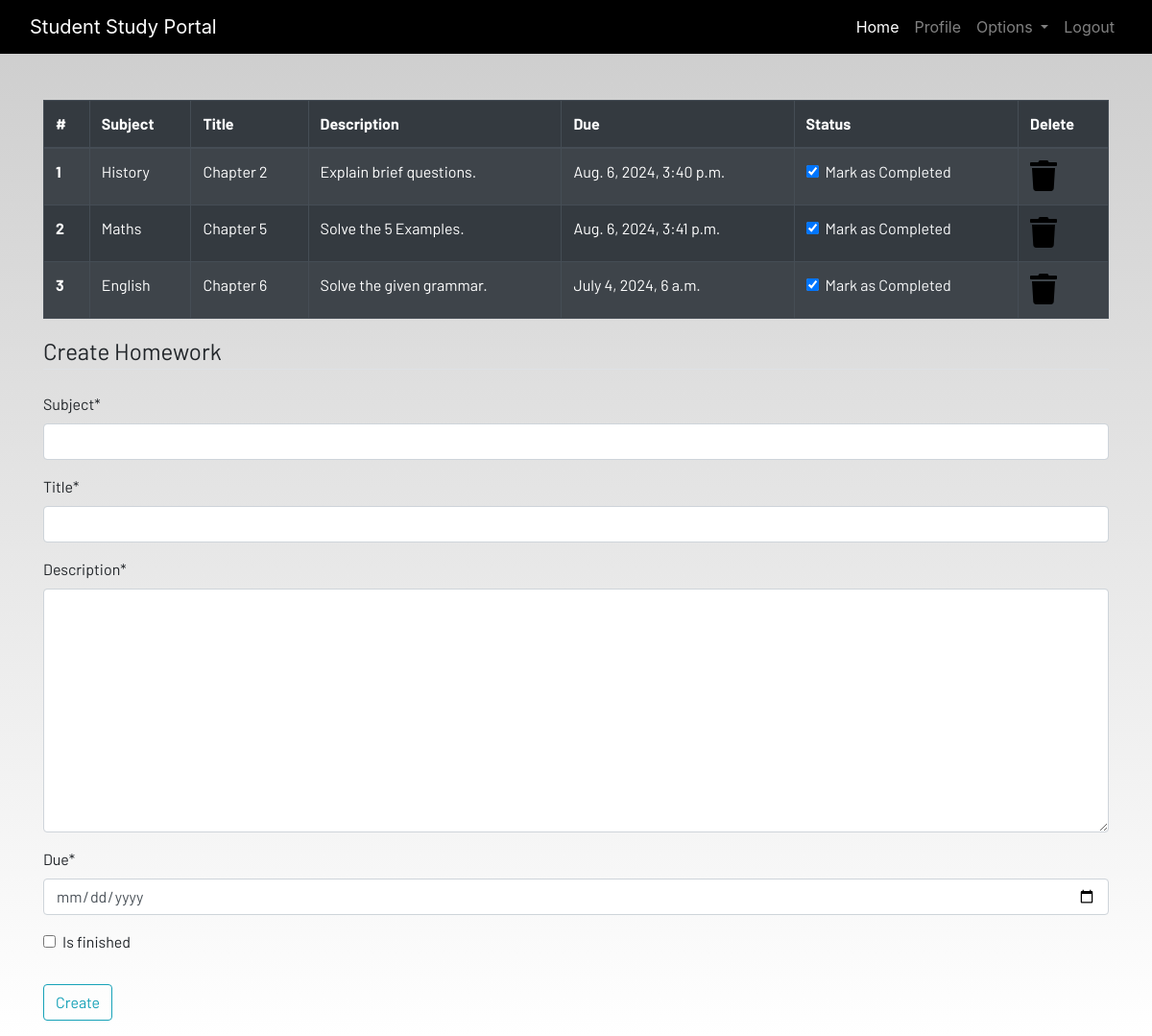
The page /homework (signed in) on the database its author committed.
### dashboard/models.py (models this page shows, shortened)
class Homework(models.Model):
    user = models.ForeignKey(User,on_delete=models.CASCADE)
    subject = models.CharField(max_length=50)
    title = models.CharField(max_length=100)
    description = models.TextField()
    due = models.DateTimeField()
    is_finished = models.BooleanField(default=False)

### dashboard/views.py (the view)
# urls.py: path('homework',views.homework,name="homework"),
@login_required
def homework(request):
    if request.method == "POST":
        form = HomeworkForm(request.POST)
        if form.is_valid():
            try:
                finished = request.POST['is_finished']
                if finished == "on":
                    finished = True
                else:
                    finished = False
            except:
                finished = False
            homeworks = Homework(
                user = request.user,
                subject = request.POST['subject'],
                title = request.POST['title'],
                description = request.POST['description'],
                due = request.POST['due'],
                is_finished = finished
            )
            homeworks.save()
            messages.success(request,f'Homework Added from {request.user.username}!!')
    else:
        form = HomeworkForm()
    homework = Homework.objects.filter(user=request.user)
    if len(homework) == 0:
        homework_done = True
    else:
        homework_done = False
    context = {'homeworks':homework,
               'homeworks_done':homework_done,
               'form':form,
    }
    return render(request, 'dashboard/homework.html',context)

### dashboard/forms.py
class HomeworkForm(forms.ModelForm):
    class Meta:
        model = Homework
        widgets = {'due':DateInput()}
        fields = ['subject', 'title', 'description', 'due', 'is_finished']

### dashboard/templates/dashboard/homework.html (shortened to what this page needs)
{% extends 'dashboard/base.html' %}
{% load static %}
{% load crispy_forms_tags %}
{% block content %}
<div class="container">
    {% if not homework_done %}
    <table class="table table-striped table-bordered table-hover table-dark">
        <thead>
            <tr>
                <th scope="col">#</th>
                <th scope="col">Subject</th>
                <th scope="col">Title</th>
                <th scope="col">Description</th>
                <th scope="col">Due</th>
                <th scope="col">Status</th>
                <th scope="col">Delete</th>
            </tr>
        </thead>
        <tbody>
            {% for homework in homeworks %}
            <tr>
                <th scope="row">{{forloop.counter}}</th>
                <td>{{homework.subject}}</td>
                <td>{{homework.title}}</td>
                <td>{{homework.description}}</td>
                <td>{{homework.due}}</td>
                <td>
                    <a href="{% url 'update-homework' homework.id %}">
                        <div class="form-check">
                            {% if homework.is_finished == True %}
                            <input class="form-check-input" type="checkbox" value="" checked>
                            {% else %}
                            <input class="form-check-input" type="checkbox" value="">
                            {% endif %}
                            <label class="form-check-label text-light" for="flexCheckDefault">
                                Mark as Completed
                            </label>
                        </div>
                    </a>
                </td>
                <td><a href="{% url 'delete-homework' homework.id %}"><i class="fa fa-trash fa-2x"></i></a></td>
            </tr>
            {% endfor %}
        </tbody>
    </table>
    {% else %}
    <h4>All homeworks are completed!! Create to have more!!</h4>
{% endif %}
</div>
<div class=" container">
    <form method="POST">
        <fieldset class="form-group">
            <legend class="border-bottom mb-4">Create Homework</legend>
            {{form|crispy}}
        </fieldset>
        <div class="form-group">
            <button href="" class="btn btn-outline-info" type="submit">
                Create
            </button>
        </div>
    </form>
</div>
{% endblock content %}

### dashboard/templates/dashboard/base.html (shortened to what this page needs)
<!DOCTYPE html>
{% load static %}
<html lang="en">
<head>
  <link rel="stylesheet" href="https://stackpath.bootstrapcdn.com/bootstrap/4.3.1/css/bootstrap.min.css"
 />
  <link rel="stylesheet" href="https://use.fontawesome.com/releases/v5.7.2/css/all.css"
 />
  <link rel="stylesheet" href="{% static 'css/main.css' %}" />
</head>
<body>
  <header>
    <nav class="navbar navbar-expand-lg navbar-dark bg-dark">
      <div class="container-fluid">
        <a class="navbar-brand" href="{% url 'home' %}">Student Study Portal</a>
        <div class="collapse navbar-collapse justify-content-end" id="navbarSupportedContent">
          <ul class="navbar-nav mb-2 mb-lg-0">
            <li class="nav-item">
              <a class="nav-link active" aria-current="page" href="{% url 'home' %}">Home</a>
            </li>
            {% if user.is_authenticated %}
            <li class="nav-item">
              <a class="nav-link" href="{% url 'profile' %}">Profile</a>
            </li>
            <li class="nav-item dropdown">
              <a class="nav-link dropdown-toggle" href="#" id="navbarDropdown" role="button" data-toggle="dropdown"
                aria-haspopup="true" aria-expanded="false">
                Options
              </a>
            </li>
            <li class="nav-item">
              <a class="nav-link" href="{% url 'logout' %}">Logout</a>
            </li>
            {% endif %}
          </ul>
        </div>
      </div>
    </nav>
  </header>
  <br /><br />
  <main>
    {% block content %}
    {% endblock content %}
  </main>
</body>
</html>

### static/css/main.css (style rules this page uses)
html { scroll-behavior: smooth; height: 100%; width: 100%; }
main { font-family: Barlow, Quicksand, Rubik, sans-serif, serif, 'Times New Roman', Times, serif !important; }
.navbar { background-color: rgb(0, 0, 0) !important; }
a { text-decoration: none !important; color: black; }
html, body { max-width: 100%; overflow-x: hidden; height: 100%; width: 100%; }
body { background: linear-gradient(rgba(0, 0, 0, 0.2), rgba(255, 255, 255, 0.5)); overflow-x: hidden; background-repeat: no-repeat; }
.fa { color: black; }

### rows shown on the page
Homework: subject "History", title "Chapter 2", description "Explain brief questions.", due "Aug. 6, 2024, 3:40 p.m."
Homework: subject "Maths", title "Chapter 5", description "Solve the 5 Examples.", due "Aug. 6, 2024, 3:41 p.m."
Homework: subject "English", title "Chapter 6", description "Solve the given grammar.", due "July 4, 2024, 6 a.m."
